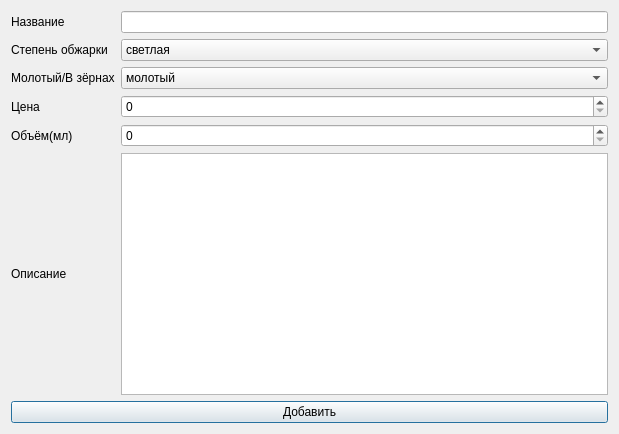
<?xml version="1.0" encoding="UTF-8"?>
<ui version="4.0">
 <class>Dialog</class>
 <widget class="QDialog" name="Dialog">
  <property name="geometry">
   <rect>
    <x>0</x>
    <y>0</y>
    <width>619</width>
    <height>434</height>
   </rect>
  </property>
  <property name="windowTitle">
   <string>Dialog</string>
  </property>
  <layout class="QGridLayout" name="gridLayout">
   <item row="1" column="1">
    <widget class="QComboBox" name="comboBox1">
     <item>
      <property name="text">
       <string>светлая</string>
      </property>
     </item>
     <item>
      <property name="text">
       <string>средняя</string>
      </property>
     </item>
     <item>
      <property name="text">
       <string>тёмная</string>
      </property>
     </item>
     <item>
      <property name="text">
       <string>высшая</string>
      </property>
     </item>
    </widget>
   </item>
   <item row="3" column="0">
    <widget class="QLabel" name="label5">
     <property name="text">
      <string>Цена</string>
     </property>
    </widget>
   </item>
   <item row="2" column="1">
    <widget class="QComboBox" name="comboBox2">
     <item>
      <property name="text">
       <string>молотый</string>
      </property>
     </item>
     <item>
      <property name="text">
       <string>в зёрнах</string>
      </property>
     </item>
    </widget>
   </item>
   <item row="0" column="0">
    <widget class="QLabel" name="label1">
     <property name="text">
      <string>Название</string>
     </property>
    </widget>
   </item>
   <item row="4" column="1">
    <widget class="QSpinBox" name="spinBox2">
     <property name="maximum">
      <number>10000</number>
     </property>
    </widget>
   </item>
   <item row="3" column="1">
    <widget class="QSpinBox" name="spinBox1">
     <property name="maximum">
      <number>10000</number>
     </property>
    </widget>
   </item>
   <item row="4" column="0">
    <widget class="QLabel" name="label6">
     <property name="text">
      <string>Объём(мл)</string>
     </property>
    </widget>
   </item>
   <item row="1" column="0">
    <widget class="QLabel" name="label2">
     <property name="text">
      <string>Степень обжарки</string>
     </property>
    </widget>
   </item>
   <item row="5" column="0">
    <widget class="QLabel" name="label4">
     <property name="text">
      <string>Описание</string>
     </property>
    </widget>
   </item>
   <item row="0" column="1">
    <widget class="QLineEdit" name="lineEdit"/>
   </item>
   <item row="5" column="1">
    <widget class="QPlainTextEdit" name="plainTextEdit"/>
   </item>
   <item row="2" column="0">
    <widget class="QLabel" name="label3">
     <property name="text">
      <string>Молотый/В зёрнах</string>
     </property>
    </widget>
   </item>
   <item row="6" column="0" colspan="2">
    <widget class="QPushButton" name="pushButton">
     <property name="text">
      <string>Добавить</string>
     </property>
    </widget>
   </item>
  </layout>
 </widget>
 <resources/>
 <connections/>
</ui>
